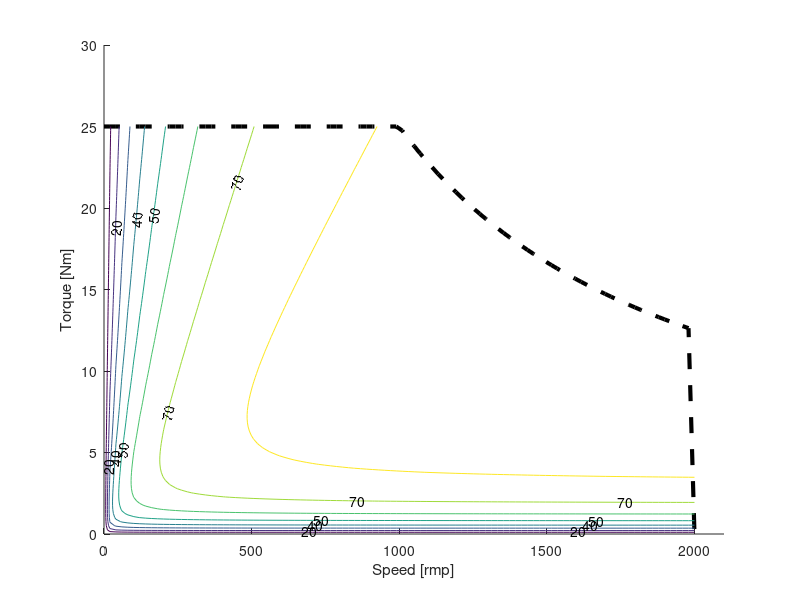
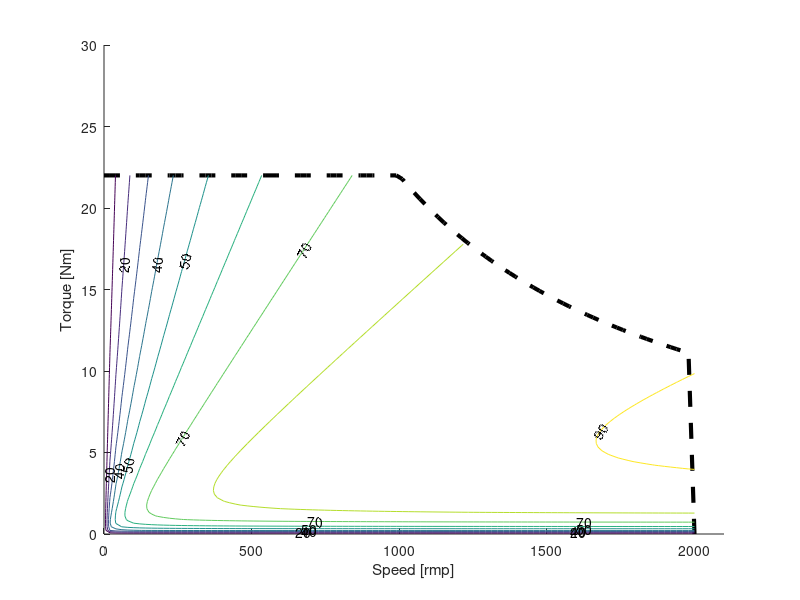
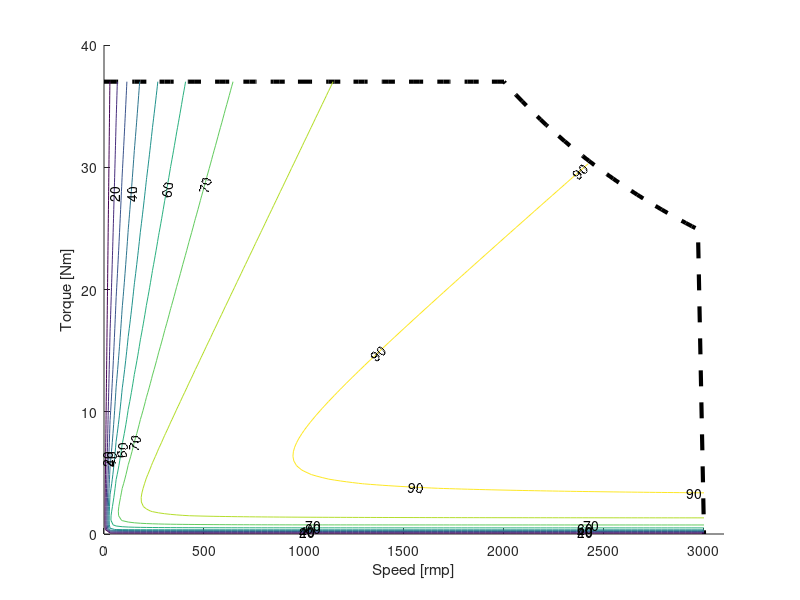

The MATLAB source for these figures, in order:
%% EFFICIENCY MAP FANUC SERVOS
% Berechnet aus den Angaben von GE Fanuc die Effizienz an verschiedenen
% Betriebspunkten


%% Plotting parameters
max_axis_torque = 30;
max_axis_omega  = 2100;
close all

useAmp = 0;

%% ALPHA C6/2000
%% - Parameters
% Config for alpha6/2000

max_speed = 2000; % [rmp]
max_torq  = 22;   % [Nm]
max_alow_torque = 22;
max_pwr   = 22000*pi/30; % [W]
kappa_a   = 1.68; % [Nm/A]
kappa_i   = .56;  % [Vs/rad]
p         = 3;    % Number of pole pairs
T_f       = 0.3;  % [Nm]
R_a       = 1.52; % [Ohm]

P_elamp   = 0.13*230; %[W]
P_thamp   = 37.7; % [W]

N_omega   = 100;
N_torque  = 100;

%% - PreProcessing

omega  = repmat(linspace(0,max_speed*pi/30,N_omega)', 1,N_torque);
torque = repmat(linspace(0,max_torq,       N_torque),N_omega,1);


%% - Processing
P_m = omega.*torque;
%P_m(P_m>max_pwr)=NaN;

T_a = torque+T_f;

T_a(P_m>=max_pwr)=NaN;

I_a = T_a/kappa_a;

U_i = kappa_i*omega;
U_r = I_a*R_a;

U_a = U_i+U_r;

P_elm = I_a.*U_a*p;
P_thm = I_a.*U_r*p;

P_el  = P_elm+P_elamp*useAmp;
P_th  = P_thm+P_thamp*useAmp;

eta = P_m./P_el;

max_torque_line = [max_pwr./omega(1:end-1,1); 0];
max_torque_line(max_torque_line>max_alow_torque) = max_alow_torque;



%% - Plotting

figure(2)
hold on;
plot(omega(:,1)*30/pi, max_torque_line,'--k','LineWidth',3);
[C,h]=contour(omega*30/pi,torque,eta*100);
set(h,'LevelStep',10,'ShowText','on','TextStep',get(h,'LevelStep')*2); 
axis([0 max_axis_omega 0 max_axis_torque]);
xlabel('Speed [rmp]');
ylabel('Torque [Nm]');
zlabel('\eta [%]');
%title('\alpha C6/2000');
hold off;

%% ALPHA C12/3000
%% - Parameters
% Config for alpha12/3000

max_speed = 2000; % [rmp]
max_torq  = 25;   % [Nm]
max_alow_torque = 25;
max_pwr   = 25000*pi/30; % [W]
kappa_a   = 2.04; % [Nm/A]
kappa_i   = 0.68; % [Vs/rad]
p         = 3;    % Number of pole pairs

T_f       = 0.8;  % [Nm]
R_a       = 1.10; % [Ohm]

P_elamp   = 0.13*230; %[W]
P_thamp   = 47.3; % [W]

N_omega   = 100;
N_torque  = 100;

%% - PreProcessing

omega  = repmat(linspace(0,max_speed*pi/30,N_omega)', 1,N_torque);
torque = repmat(linspace(0,max_torq,       N_torque),N_omega,1);


%% - Processing
P_m = omega.*torque;
%P_m(P_m>max_pwr)=NaN;

T_a = torque+T_f;

T_a(P_m>=max_pwr)=NaN;

I_a = T_a/kappa_a;

U_i = kappa_i*omega;
U_r = I_a*R_a;

U_a = U_i+U_r;

P_elm = I_a.*U_a*p;
P_thm = I_a.*U_r*p;

P_el  = P_elm+P_elamp*useAmp;
P_th  = P_thm+P_thamp*useAmp;

eta = P_m./P_el;

max_torque_line = [max_pwr./omega(1:end-1,1); 0];
max_torque_line(max_torque_line>max_alow_torque) = max_alow_torque;


%% - Plotting

figure(1)
hold on;
plot(omega(:,1)*30/pi, max_torque_line,'--k','LineWidth',3);
[C,h]=contour(omega*30/pi,torque,eta*100);
set(h,'LevelStep',10,'ShowText','on','TextStep',get(h,'LevelStep')*2); 
axis([0 max_axis_omega 0 max_axis_torque]);
xlabel('Speed [rmp]');
ylabel('Torque [Nm]');
zlabel('\eta [%]');
%title('\alpha C12/3000');

hold off;

%% ALPHA M9/3000
%% - Parameters
% Config for alphaM9/3000

max_speed = 3000; % [rmp]
max_torq  = 37;   % [Nm]
max_alow_torque = 37;
max_pwr   = 74000*pi/30; % [W]
kappa_a   = 0.86; % [Nm/A]
kappa_i   = 0.29; % [Vs/rad]
p         = 3;    % Number of pole pairs

T_f       = 0.3;  % [Nm]
R_a       = 0.181; % [Ohm]

P_elamp   = 0.13*230; %[W]
P_thamp   = 33.3; % [W]

N_omega   = 100;
N_torque  = 100;

%% - PreProcessing

omega  = repmat(linspace(0,max_speed*pi/30,N_omega)', 1,N_torque);
torque = repmat(linspace(0,max_torq,       N_torque),N_omega,1);


%% - Processing
P_m = omega.*torque;
%P_m(P_m>max_pwr)=NaN;

T_a = torque+T_f;

T_a(P_m>=max_pwr)=NaN;

I_a = T_a/kappa_a;

U_i = kappa_i*omega;
U_r = I_a*R_a;

U_a = U_i+U_r;

P_elm = I_a.*U_a*p;
P_thm = I_a.*U_r*p;

P_el  = P_elm+P_elamp*useAmp;
P_th  = P_thm+P_thamp*useAmp;

eta = P_m./P_el;

max_torque_line = [max_pwr./omega(1:end-1,1); 0];
max_torque_line(max_torque_line>max_alow_torque) = max_alow_torque;


%% - Plotting

figure(3)
hold on;
plot(omega(:,1)*30/pi, max_torque_line,'--k','LineWidth',3);
[C,h]=contour(omega*30/pi,torque,eta*100);
set(h,'LevelStep',10,'ShowText','on','TextStep',get(h,'LevelStep')*2); 
axis([0 3100 0 40]);
xlabel('Speed [rmp]');
ylabel('Torque [Nm]');
zlabel('\eta [%]');
%title('\alpha M9/3000');

hold off;
